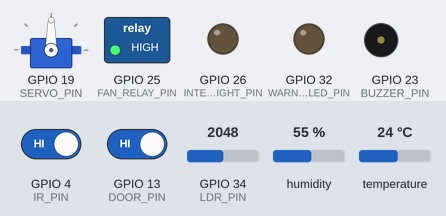
Recording of a sketch running on a simulated ESP32. On the bench: servo, switched loads named in the sketch (green lamp = pin HIGH), output pins drawn as LEDs (lit = HIGH), buzzer (waves = sounding, pin HIGH). Inputs (shaded band) come from the test bench; at power-on: temperature 24 °C, GPIO 34 (LDR_PIN) = 2048, GPIO 4 (IR_PIN) HIGH, GPIO 13 (DOOR_PIN) HIGH, humidity 55 %. WiFi joins after 1.5 s; servers stay silent unless stated; what the sketch prints to the serial monitor is not drawn.

Above: at 5.0 s.
5.1 s: temperature set to 32 °C
7.3 s: temperature set to 35 °C
At 10.4 s:
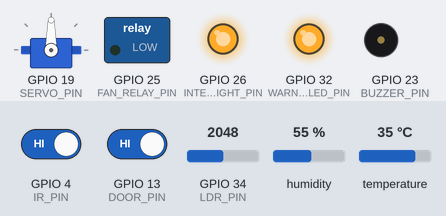
11.3 s: GPIO 34 (LDR_PIN) set to 441
19.3 s: GPIO 34 (LDR_PIN) set to 364
At 20.8 s:
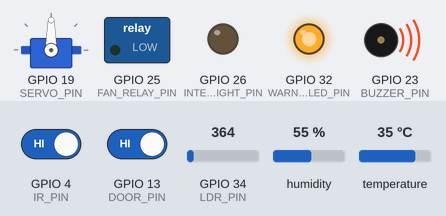
21.3 s: GPIO 4 (IR_PIN) driven LOW
At 21.91 s:
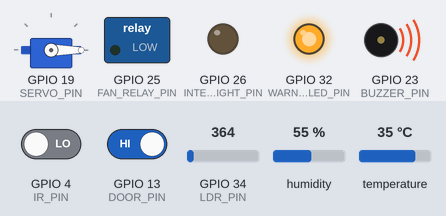
23.4 s: GPIO 13 (DOOR_PIN) driven LOW
At 25.0 s:
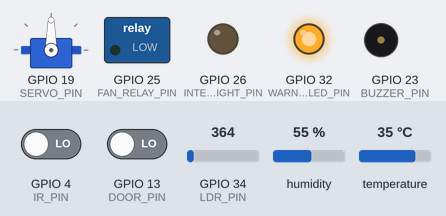
Timing chart, 0 to 33.6 s (numbered marks = the images above; inputs shaded):
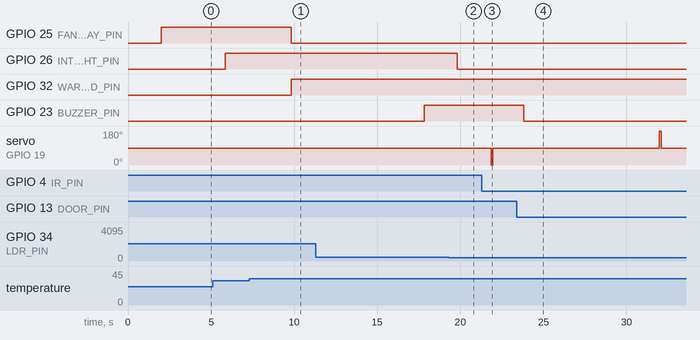

The sketch:

SSF_GlowGuard_final.ino
```cpp
#define BLYNK_TEMPLATE_ID "TMPL6rcZsQwaX"
#define BLYNK_TEMPLATE_NAME "Smart Skincare Fridge"
#define BLYNK_AUTH_TOKEN "aAQoiFALzJC0ZvPOExH1xdXNCgw8yLFA"

#include <WiFi.h>
#include <BlynkSimpleEsp32.h>
#include <DHT.h>
#include <ESP32Servo.h>

char ssid[] = "aisha 🧸";
char pass[] = "yukibell";

#define DHTPIN 18
#define DHTTYPE DHT11

#define FAN_RELAY_PIN 25
#define SERVO_PIN 19
#define BUZZER_PIN 23
#define WARNING_LED_PIN 32
#define INTERIOR_LIGHT_PIN 26
#define DOOR_PIN 13
#define LDR_PIN 34
#define IR_PIN 4

#define TEMP_LIMIT 33
#define LDR_THRESHOLD 400
#define DOOR_LIMIT_TIME 10000

#define SERVO_STOP 90
#define SERVO_CLOCKWISE 0
#define SERVO_ANTICLOCKWISE 180
#define SERVO_OPEN_TIME 115
#define SERVO_CLOSE_TIME 120
#define SERVO_WAIT_TIME 10000

DHT dht(DHTPIN, DHTTYPE);
Servo myServo;
BlynkTimer timer;

bool autoMode = false;

bool servoBusy = false;
bool servoAlreadyTriggered = false;
unsigned long servoActionStartTime = 0;
int servoStep = 0;

unsigned long doorOpenStartTime = 0;
bool doorTimerStarted = false;
bool doorOpenTooLong = false;

BLYNK_WRITE(V4) {
  int fanState = param.asInt();

  if (!autoMode) {
    digitalWrite(FAN_RELAY_PIN, fanState == 1 ? LOW : HIGH);
    Serial.println(fanState == 1 ? "Fan: ON from Blynk" : "Fan: OFF from Blynk");
  }
}

BLYNK_WRITE(V6) {
  autoMode = (param.asInt() == 1);
  Serial.println(autoMode ? "Auto Mode: ON" : "Auto Mode: OFF");
}

void startServoSequence() {
  Serial.println("Object detected. Servo opening clockwise...");

  myServo.write(SERVO_CLOCKWISE);
  servoActionStartTime = millis();
  servoBusy = true;
  servoStep = 1;
  servoAlreadyTriggered = true;
}

void updateServoSequence() {
  if (!servoBusy) return;

  unsigned long currentTime = millis();

  if (servoStep == 1 && currentTime - servoActionStartTime >= SERVO_OPEN_TIME) {
    myServo.write(SERVO_STOP);
    servoActionStartTime = currentTime;
    servoStep = 2;
    Serial.println("Servo opened. Waiting 10 seconds...");
  }

  else if (servoStep == 2 && currentTime - servoActionStartTime >= SERVO_WAIT_TIME) {
    myServo.write(SERVO_ANTICLOCKWISE);
    servoActionStartTime = currentTime;
    servoStep = 3;
    Serial.println("Servo closing anti-clockwise...");
  }

  else if (servoStep == 3 && currentTime - servoActionStartTime >= SERVO_CLOSE_TIME) {
    myServo.write(SERVO_STOP);
    servoBusy = false;
    servoStep = 0;
    Serial.println("Servo closed and stopped.");
  }
}

void sendSensorData() {
  float temperature = dht.readTemperature();
  float humidity = dht.readHumidity();

  int doorState = digitalRead(DOOR_PIN);
  bool doorOpen = (doorState == HIGH);

  int irState = digitalRead(IR_PIN);
  bool objectDetected = (irState == LOW);

  int ldrValue = analogRead(LDR_PIN);

  Serial.println("================================");

Serial.print("WiFi Status: ");
if (WiFi.status() == WL_CONNECTED) {
  Serial.println("CONNECTED");
} else {
  Serial.println("DISCONNECTED");
}

Serial.print("Blynk Status: ");
if (Blynk.connected()) {
  Serial.println("CONNECTED");
} else {
  Serial.println("DISCONNECTED");
}

  if (isnan(temperature) || isnan(humidity)) {
    Serial.println("DHT11 ERROR!");
    return;
  }

  bool tempNotSuitable = (temperature > TEMP_LIMIT);

  Serial.print("Temperature: ");
  Serial.print(temperature);
  Serial.println(" °C");

  Serial.print("Humidity: ");
  Serial.print(humidity);
  Serial.println(" %");

  Serial.print("Door raw: ");
  Serial.println(doorState);

  Serial.print("Door: ");
  Serial.println(doorOpen ? "OPEN / Magnet Not Detected" : "CLOSED / Magnet Detected");

  Serial.print("IR: ");
  Serial.println(objectDetected ? "Object Detected" : "No Object");

  Serial.print("LDR Value: ");
  Serial.println(ldrValue);

  if (Blynk.connected()) {
    Blynk.virtualWrite(V0, temperature);
    Blynk.virtualWrite(V1, humidity);
    Blynk.virtualWrite(V3, doorOpen ? "Open" : "Closed");
  }

  if (ldrValue > LDR_THRESHOLD) {
    digitalWrite(INTERIOR_LIGHT_PIN, HIGH);
    Serial.println("Interior Light: ON");
    if (Blynk.connected()) {
      Blynk.virtualWrite(V5, "Open");
    }
  } else {
    digitalWrite(INTERIOR_LIGHT_PIN, LOW);
    Serial.println("Interior Light: OFF");
    if (Blynk.connected()) {
      Blynk.virtualWrite(V5, "Closed");
    }
  }

  if (doorOpen) {
    if (!doorTimerStarted) {
      doorOpenStartTime = millis();
      doorTimerStarted = true;
      doorOpenTooLong = false;
      Serial.println("Door opened. Timer started.");
    }

    if (millis() - doorOpenStartTime >= DOOR_LIMIT_TIME) {
      doorOpenTooLong = true;
      Serial.println("Door open too long!");
    }
  } else {
    doorTimerStarted = false;
    doorOpenTooLong = false;
  }

  if (tempNotSuitable) {
    digitalWrite(WARNING_LED_PIN, HIGH);
    digitalWrite(FAN_RELAY_PIN, LOW);

    Serial.println("Temperature NOT suitable");
    Serial.println("Warning LED ON");
    Serial.println("Fan ON");
  } else {
    digitalWrite(WARNING_LED_PIN, LOW);

    if (!autoMode) {
      digitalWrite(FAN_RELAY_PIN, HIGH);
    }

    Serial.println("Temperature SAFE");
    Serial.println("Warning LED OFF");
  }

  if (doorOpenTooLong) {
    digitalWrite(BUZZER_PIN, HIGH);
    Serial.println("Buzzer ON: Door open too long");
  } else {
    digitalWrite(BUZZER_PIN, LOW);
    Serial.println("Buzzer OFF");
  }

  if (Blynk.connected()) {
    Blynk.virtualWrite(V2, (tempNotSuitable || doorOpenTooLong) ? "🔴 DANGER" : "🟢 SAFE");
    Blynk.virtualWrite(V4, tempNotSuitable ? 1 : 0);
  }

  if (objectDetected && !servoBusy && !servoAlreadyTriggered) {
    startServoSequence();
  }

  if (!objectDetected && !servoBusy) {
    servoAlreadyTriggered = false;
  }

  Serial.println("================================");
}

void setup() {
  Serial.begin(115200);
  delay(2000);

  pinMode(FAN_RELAY_PIN, OUTPUT);
  pinMode(BUZZER_PIN, OUTPUT);
  pinMode(WARNING_LED_PIN, OUTPUT);
  pinMode(INTERIOR_LIGHT_PIN, OUTPUT);
  pinMode(DOOR_PIN, INPUT_PULLUP);
  pinMode(IR_PIN, INPUT);

  digitalWrite(FAN_RELAY_PIN, HIGH);
  digitalWrite(BUZZER_PIN, LOW);
  digitalWrite(WARNING_LED_PIN, LOW);
  digitalWrite(INTERIOR_LIGHT_PIN, LOW);

  dht.begin();

  myServo.attach(SERVO_PIN);
  myServo.write(SERVO_STOP);

  Serial.println("Starting Smart Skincare Fridge...");

  WiFi.begin(ssid, pass);

  int count = 0;
  while (WiFi.status() != WL_CONNECTED && count < 20) {
    delay(500);
    Serial.print(".");
    count++;
  }

  if (WiFi.status() == WL_CONNECTED) {
    Serial.println("\nWiFi connected!");
    Blynk.config(BLYNK_AUTH_TOKEN);
    Blynk.connect(3000);
  } else {
    Serial.println("\nWiFi failed. Running offline mode.");
  }

  timer.setInterval(2000L, sendSensorData);
}

void loop() {
  if (WiFi.status() == WL_CONNECTED && Blynk.connected()) {
    Blynk.run();
  }

  timer.run();
  updateServoSequence();
}
```

Measured:
- the behaviour switches between 33 and 34 °C on temperature (found by bisection; images 0 and 1)
- the behaviour switches between 401 and 400 on GPIO 34 (LDR_PIN) (found by bisection; images 1 and 2)
- after the input at 7.3 s, GPIO 25 (FAN_RELAY_PIN): HIGH → LOW after 2.5 s; GPIO 32 (WARNING_LED_PIN): LOW → HIGH after 2.5 s
- after the input at 19.3 s, GPIO 26 (INTERIOR_LIGHT_PIN): HIGH → LOW after 0.52 s
- after the input at 21.3 s, servo on GPIO 19 (SERVO_PIN): 90° → 0° after 0.55 s, → 90° 0.12 s later
- after the input at 23.4 s, GPIO 23 (BUZZER_PIN): HIGH → LOW after 0.42 s
